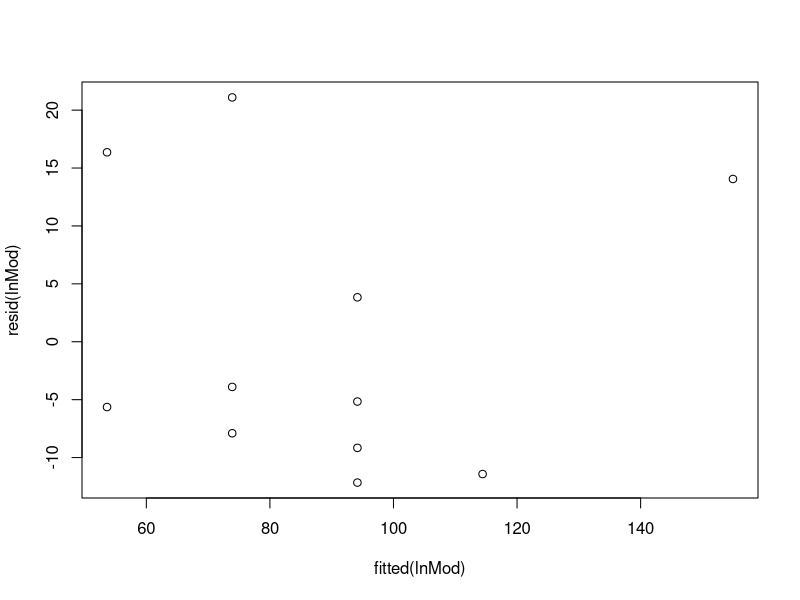
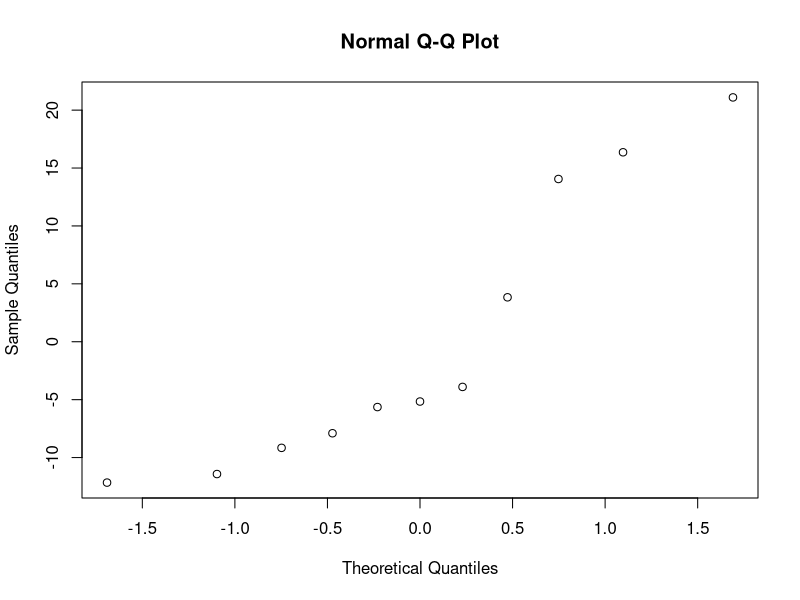

Here is the R script that generated these plots, in order:
price<-c(85, 103, 70, 82 ,89 ,98 ,66 ,95 ,169  ,70, 48)
age<-c(5 ,4 ,6  ,5 ,5 ,5 ,6   ,6    ,2  ,7 ,7)
lnMod<-lm(price~ age)
lnMod
plot(fitted(lnMod),resid(lnMod))
qqnorm(resid(lnMod))
